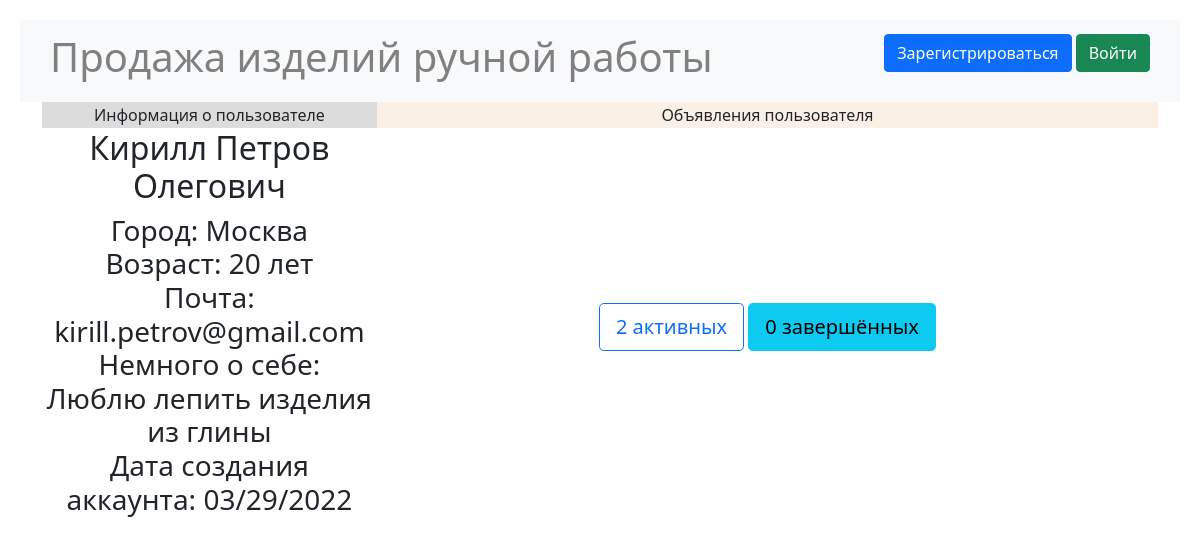
/user/5/complete, run on an earlier commit of the app's database.
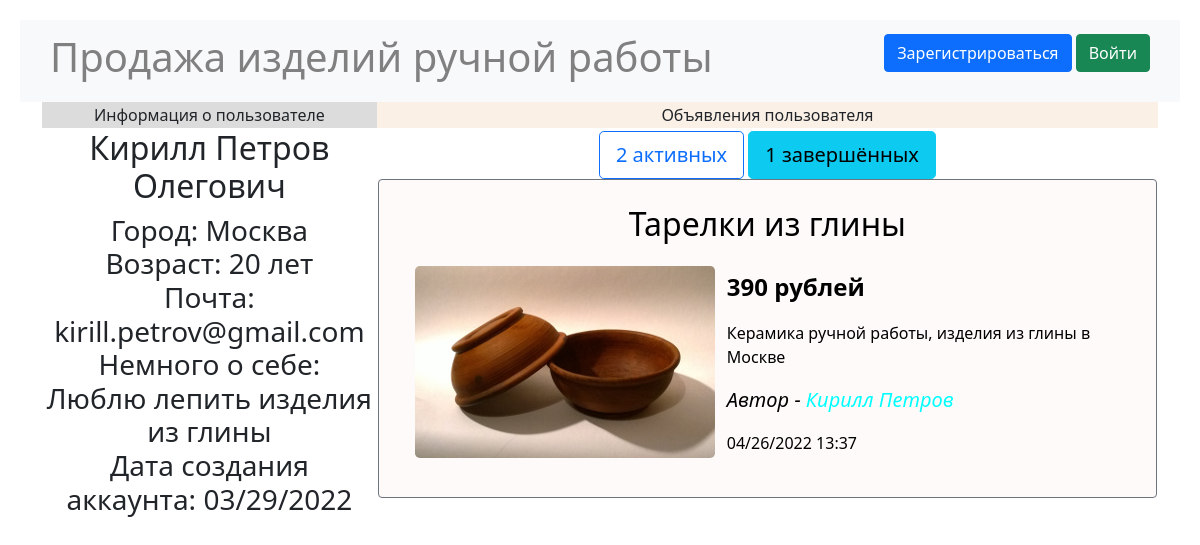
And on a later commit of the database.
### data/users.py (models this page shows, shortened)
class User(SqlAlchemyBase, UserMixin, SerializerMixin):
    __tablename__ = 'users'
    id = sqlalchemy.Column(sqlalchemy.Integer,
                           primary_key=True, autoincrement=True)
    name = sqlalchemy.Column(sqlalchemy.String, nullable=True)
    surname = sqlalchemy.Column(sqlalchemy.String, nullable=True)
    patronymic = sqlalchemy.Column(sqlalchemy.String, nullable=True)
    city = sqlalchemy.Column(sqlalchemy.String, nullable=True)
    age = sqlalchemy.Column(sqlalchemy.Integer, nullable=True)
    email = sqlalchemy.Column(sqlalchemy.String,
                              index=True, unique=True, nullable=True)
    about = sqlalchemy.Column(sqlalchemy.String, nullable=True)
    hashed_password = sqlalchemy.Column(sqlalchemy.String, nullable=True)
    created_date = sqlalchemy.Column(sqlalchemy.DateTime,
                                     default=datetime.datetime.now)
    ads = orm.relation("Ad", back_populates='user')

### data/ads.py (models this page shows)
class Ad(SqlAlchemyBase, SerializerMixin):
    __tablename__ = 'ads'
    id = sqlalchemy.Column(sqlalchemy.Integer,
                           primary_key=True, autoincrement=True)
    user_id = sqlalchemy.Column(sqlalchemy.Integer,
                                sqlalchemy.ForeignKey("users.id"))
    title = sqlalchemy.Column(sqlalchemy.String, nullable=True)
    content = sqlalchemy.Column(sqlalchemy.String, nullable=True)
    price = sqlalchemy.Column(sqlalchemy.Integer, nullable=True)
    filename = sqlalchemy.Column(sqlalchemy.String, nullable=True)
    created_date = sqlalchemy.Column(sqlalchemy.DateTime,
                                     default=datetime.datetime.now)
    is_sold = sqlalchemy.Column(sqlalchemy.Boolean, default=False)
    material = sqlalchemy.Column(sqlalchemy.String, nullable=True)
    condition = sqlalchemy.Column(sqlalchemy.String, nullable=True)
    user = orm.relation('User')

### main.py (the view)
@app.route("/user/<user_id>/<state>")
def profile(user_id, state):
    db_sess = db_session.create_session()
    user = db_sess.query(User).filter(User.id == user_id).first()
    active_ads = db_sess.query(Ad).filter(Ad.user == user,
                                          Ad.is_sold == 0).all()
    complete_ads = db_sess.query(Ad).filter(Ad.user == user,
                                            Ad.is_sold == 1).all()
    ads = complete_ads if state == "complete" else active_ads
    params = {
        "user": user,
        "ads": ads,
        "active": active_ads,
        "complete": complete_ads,
        "title": f"Профиль пользователя {user.name} {user.surname}",
        "state": state,
        "css": "/static/css/index.css"
    }
    return render_template("profile.html", **params)

### data/db_session.py (called while the page is built)
def create_session() -> Session:
    global __factory
    return __factory()

### functions.py (called while the page is built)
def get_utc(city_to_find):
    with open('db/cities_utc.csv', encoding="utf8") as csvfile:
        reader = csv.reader(csvfile, delimiter=';', quotechar='"')
        for city, utc in reader:
            if city == city_to_find and city != "Город":
                return int(utc)
    return 0

### main.py (called while the page is built)
@app.template_filter('change_time')
def change_time(time, city):
    return time + datetime.timedelta(hours=get_utc(city))

### templates/profile.html
{% extends "base.html" %}
{% block content %}
<table>
    <tr>
        <td align="center" bgcolor="#DCDCDC" width="30%">Информация о пользователе</td>
        <td align="center" bgcolor="#FAF0E6">Объявления пользователя</td>
    </tr>
    <tr>
        <td align="center"><h2 >{{user.name}} {{user.surname}} {{user.patronymic}}</h2>
            <h3 >Город: {{user.city}}<br>
                Возраст: {{user.age}} лет<br>
                Почта: {{user.email}}<br>
                Немного о себе:<br>{{user.about}}<br>
                Дата создания аккаунта:
                {{(user.created_date |
                change_time(current_user.city)).strftime("%m/%d/%Y")}}</h3></td>
        <td align="center">
            {% if state == "complete" %}
                {% set active_btn_color = "btn-outline-primary" %}
                {% set complete_btn_color = "btn-info" %}
            {% else %}
                {% set active_btn_color = "btn-primary" %}
                {% set complete_btn_color = "btn-outline-info" %}
            {% endif %}
            <div class="d-grid gap-2 d-md-block" role="group"
                 aria-label="Basic radio toggle button group" align="top">
                <a type="button" href="/user/{{user.id}}/active"
                   class="btn {{ active_btn_color }} btn-lg">
                    {{ active | length() }} активных</a>
                <a type="button" href="/user/{{user.id}}/complete"
                   class="btn {{ complete_btn_color }} btn-lg">
                    {{ complete | length() }} завершённых</a>
            </div>
            {% include "ads_list.html" %}
        </td>
    </tr>
</table>
{% endblock %}

### templates/base.html (shortened to what this page needs)
<!doctype html>
<html lang="en">
<head>
    <link href="https://cdn.jsdelivr.net/npm/bootstrap@5.1.3/dist/css/bootstrap.min.css"
          rel="stylesheet"
>
    <link rel="stylesheet" type="text/css" href={{css}}>
    <link rel="stylesheet" type="text/css" href="/static/css/base.css">
</head>
<body>
<header>
    <nav class="navbar navbar-light bg-light">
        <span class="navbar-text h1" data-bs-toggle="tooltip"
              data-bs-placement="bottom" title="Перейти на главную страницу">
            <a href="/" class="base_title"
               style="color:grey; white-space: nowrap;">
                Продажа изделий ручной работы</a></span>
        {% if current_user.is_authenticated %}
        <div class="btn-group">
            <button type="button"
                    class="btn btn-secondary btn-lg dropdown-toggle"
                    data-bs-toggle="dropdown" aria-expanded="false">
                {{ current_user.name }} {{ current_user.surname }}
            </button>
            <ul class="dropdown-menu dropdown-menu-dark">
                <li><a class="dropdown-item"
                       href="/user/{{current_user.id}}/active">Мой профиль</a></li>
                <li><a class="dropdown-item"
                       href = "/profile_edit/{{current_user.id}}">
                    Редактировать профиль</a></li>
                <li>
                    <hr class="dropdown-divider">
                </li>
                <li><a class="dropdown-item"
                       href="/logout">Выйти из аккаунта</a></li>
            </ul>
        </div>
        {% else %}
        <p>
            <a class="btn btn-primary"
               href="/register">Зарегистрироваться</a>
            <a class="btn btn-success" href="/login">Войти</a>
        </p>
        {% endif %}
    </nav>
</header>
<main role="main" class="container">
    {% block content %}{% endblock %}
</main>
</body>
</html>

### templates/ads_list.html (shortened to what this page needs)
{% for item in ads|sort(attribute='created_date', reverse=true)%}
{% set i = loop.index %}
<div class="add">
    <div class="border border-secondary rounded">
        <a href="/ad/details/{{ item.id }}" title="Подробнее о товаре" id="add_href">
            <h2 align="center">{{item.title}}</h2>
            <table>
                <tr>
                    <td>
                        <a data-bs-toggle="modal"
                           data-bs-target="#Modal{{loop.index}}">
                            <img class="add_img rounded-3"
                                 src="/static/img/{{item.filename}}"
                                 alt="Изображение товара">
                        </a>
                    </td>
                    <td><p>
                        <p class="fw-bold fs-4">{{item.price}} рублей</p>
                        <p class="fs-6">{{item.content}}</p>
                        <p class="fst-italic fs-5">
                            Автор - <a class="navbar-brand"
                                       href="/user/{{item.user.id}}/active"
                                       title="Подробнее об авторе"
                                       id="profile_href">
                            {{item.user.name}} {{item.user.surname}}</a></p>
                        <p class="fs-6">
                            {{ (item.created_date |
                            change_time(current_user.city)).strftime("%m/%d/%Y %H:%M") }}</p>
                    </td>
                </tr>
            </table>
        </a>
    </div>
</div><br>
{% endfor %}

### static/css/index.css (style rules this page uses)
.border { padding: 25px 25px; }
.add { background-color: #FFFAFA; }
#add_href { color: #000000; text-decoration: none; }
#profile_href { color: #00FFFF; text-decoration: none; }
.add_img { max-width: 300px; height: auto; margin: 10px; }

### static/css/base.css (style rules this page uses)
body { margin: 20px; }
.navbar { padding: 5px 30px; }
.base_title { text-decoration: none; }

What changed in the data, as far as the page shows it:
now on this page (row edited): Ad: title "Тарелки из глины", filename (picture), price "390", content "Керамика ручной работы, изделия из глины в Москве", user.name "Кирилл", user.surname "Петров", created_date "04/26/2022 13:37"
Also different on the page:
{{ complete | length() }}: "0" → "1"
